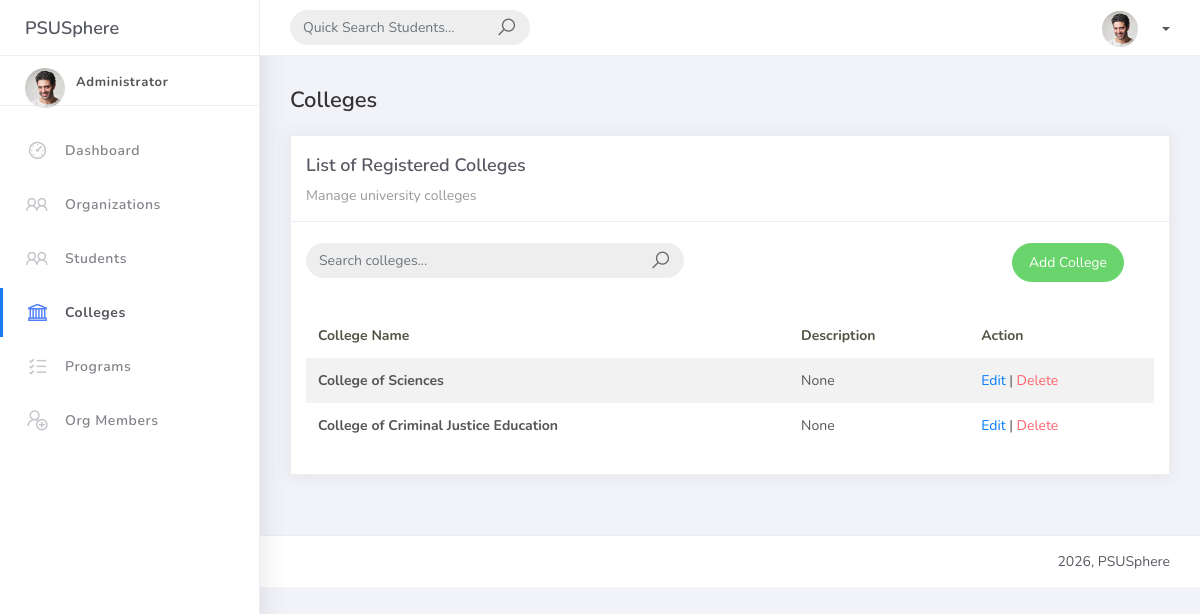
/college_list/, run on an earlier commit of the app's database.
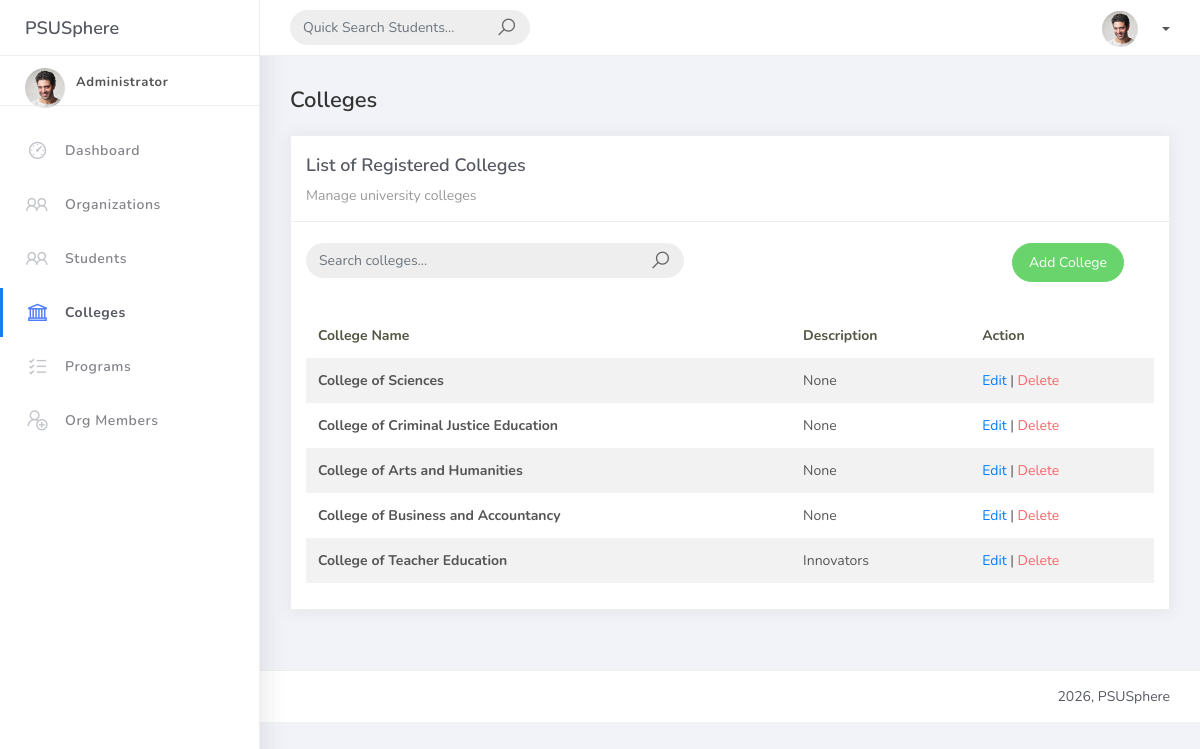
And on a later commit of the database.
### studentorg/models.py (models this page shows, shortened)
class BaseModel(models.Model):
    created_at = models.DateTimeField(auto_now_add=True, db_index=True)
    updated_at = models.DateTimeField(auto_now=True)
    class Meta:
        abstract = True

class College(BaseModel):
    college_name = models.CharField(max_length=150)
    description = models.TextField(blank=True, null=True)

### studentorg/views.py (the view)
# urls.py: path('college_list/', CollegeList.as_view(), name='college-list'),
class CollegeList(ListView):
    model = College
    context_object_name = 'college'
    template_name = 'college_list.html'
    paginate_by = 5
    def get_queryset(self):
        qs = super().get_queryset()
        query = self.request.GET.get('q')
        if query:
            qs = qs.filter(
                Q(college_name__icontains=query) |
                Q(description__icontains=query)
            )
        return qs

### templates/college_list.html (shortened to what this page needs)
{% extends 'base.html' %}
{% load static %}
{% block content %}
<h4 class="page-title">Colleges</h4>
<div class="row">
    <div class="col-md-12">
        <div class="card">
            <div class="card-header">
                <div class="card-title">List of Registered Colleges</div>
                <div class="card-category">Manage university colleges</div>
            </div>
            <br />
            <div class="col-md-12 row">
                <div class="col-md-6">
                    <form class="navbar-left navbar-form nav-search mr-md-3" method="GET" action="{% url 'college-list' %}">
                        <div class="input-group">
                            <input type="text" name="q" placeholder="Search colleges..." class="form-control" value="{{ request.GET.q|default:'' }}">
                            <div class="input-group-append">
                                <span class="input-group-text">
                                    <i class="la la-search search-icon"></i>
                                </span>
                            </div>
                        </div>
                    </form>
                </div>
                <div class="col-md-6">
                    <div class="pull-right">
                        <a href="{% url 'college-add' %}" class="btn btn-success btn-rounded">Add College</a>
                    </div>
                </div>
            </div>
            <div class="card-body">
                <div class="table-responsive">
                    <table class="table table-striped mt-3">
                        <thead>
                            <tr>
                                <th scope="col">College Name</th>
                                <th scope="col">Description</th>
                                <th scope="col">Action</th>
                            </tr>
                        </thead>
                        <tbody>
                            {% for object in object_list %}
                            <tr>
                                <td><strong>{{ object.college_name }}</strong></td>
                                <td>{{ object.description|truncatechars:50 }}</td>
                                <td>
                                    <a href="{% url 'college-update' object.id %}">Edit</a> |
                                    <a href="{% url 'college-delete' object.id %}" class="text-danger">Delete</a>
                                </td>
                            </tr>
                            {% empty %}
                            <tr>
                                <td colspan="3" style="text-align: center">
                                    <p class="text-sm font-weight-bold mb-0">No Colleges Found</p>
                                </td>
                            </tr>
                            {% endfor %}
                        </tbody>
                    </table>
                </div>
            </div>
        </div>
    </div>
</div>
{% endblock %}

### templates/base.html (shortened to what this page needs)
{% load static %}
<!DOCTYPE html>
<html>
<head>
    <link rel="stylesheet" href="{% static 'css/bootstrap.min.css' %}">
    <link rel="stylesheet" href="https://maxst.icons8.com/openapi/it/line-awesome/1.3.0/css/line-awesome.min.css">
    <link rel="stylesheet" href="{% static 'css/ready.css' %}">
    <link rel="stylesheet" href="{% static 'css/demo.css' %}">
</head>
<body>
    <div class="wrapper">
        <div class="main-header">
            <div class="logo-header">
                <a href="/" class="logo">PSUSphere</a>
            </div>
            <nav class="navbar navbar-header navbar-expand-lg">
                <div class="container-fluid">
                    <form class="navbar-left navbar-form nav-search mr-md-3" method="GET" action="{% url 'student-list' %}">
                        <div class="input-group">
                            <input type="text" name="q" placeholder="Quick Search Students..." class="form-control" value="{{ request.GET.q|default:'' }}">
                            <div class="input-group-append">
                                <button type="submit" style="background: transparent; border: none; padding: 0;">
                                    <span class="input-group-text">
                                        <i class="la la-search search-icon"></i>
                                    </span>
                                </button>
                            </div>
                        </div>
                    </form>
                    <ul class="navbar-nav topbar-nav ml-md-auto align-items-center">
                        <li class="nav-item dropdown">
                            <a class="dropdown-toggle profile-pic" data-toggle="dropdown" href="#" aria-expanded="false">
                                <img src="{% static 'img/profile.jpg' %}" alt="user-img" width="36" class="img-circle">
                                <span>{{ request.user.username }}</span>
                            </a>
                        </li>
                    </ul>
                </div>
            </nav>
        </div>
        <div class="sidebar">
            <div class="scrollbar-inner sidebar-wrapper">
                <div class="user">
                    <div class="photo">
                        <img src="{% static 'img/profile.jpg' %}">
                    </div>
                    <div class="info">
                        <a class="" data-toggle="collapse" href="#collapseExample" aria-expanded="true">
                            <span>
                                <span class="user-level">Administrator</span>
                            </span>
                        </a>
                    </div>
                </div>
                <ul class="nav">
                    <li class="nav-item {% if request.path == '/' %}active{% endif %}">
                        <a href="/">
                            <i class="la la-dashboard"></i>
                            <p>Dashboard</p>
                        </a>
                    </li>
                    <li class="nav-item {% if 'organization' in request.path %}active{% endif %}">
                        <a href="{% url 'organization-list' %}">
                            <i class="la la-group"></i>
                            <p>Organizations</p>
                        </a>
                    </li>
                    <li class="nav-item {% if 'student' in request.path and 'orgmember' not in request.path %}active{% endif %}">
                        <a href="{% url 'student-list' %}">
                            <i class="la la-users"></i>
                            <p>Students</p>
                        </a>
                    </li>
                    <li class="nav-item {% if 'college' in request.path %}active{% endif %}">
                        <a href="{% url 'college-list' %}">
                            <i class="la la-bank"></i>
                            <p>Colleges</p>
                        </a>
                    </li>
                    <li class="nav-item {% if 'program' in request.path %}active{% endif %}">
                        <a href="{% url 'program-list' %}">
                            <i class="la la-list-alt"></i>
                            <p>Programs</p>
                        </a>
                    </li>
                    <li class="nav-item {% if 'orgmember' in request.path %}active{% endif %}">
                        <a href="{% url 'orgmember-list' %}">
                            <i class="la la-user-plus"></i>
                            <p>Org Members</p>
                        </a>
                    </li>
                </ul>
            </div>
        </div>
        <div class="main-panel">
            <div class="content">
                <div class="container-fluid">
                    {% block content %}{% endblock %}
                </div>
            </div>
            <footer class="footer">
                <div class="container-fluid">
                    <div class="copyright ml-auto">
                        2026, PSUSphere
                    </div>
                </div>
            </footer>
        </div>
    </div>
</body>
</html>

What changed in the data, as far as the page shows it:
added College: college_name "College of Arts and Humanities", description "None"
added College: college_name "College of Business and Accountancy", description "None"
added College: college_name "College of Teacher Education", description "Innovators"
